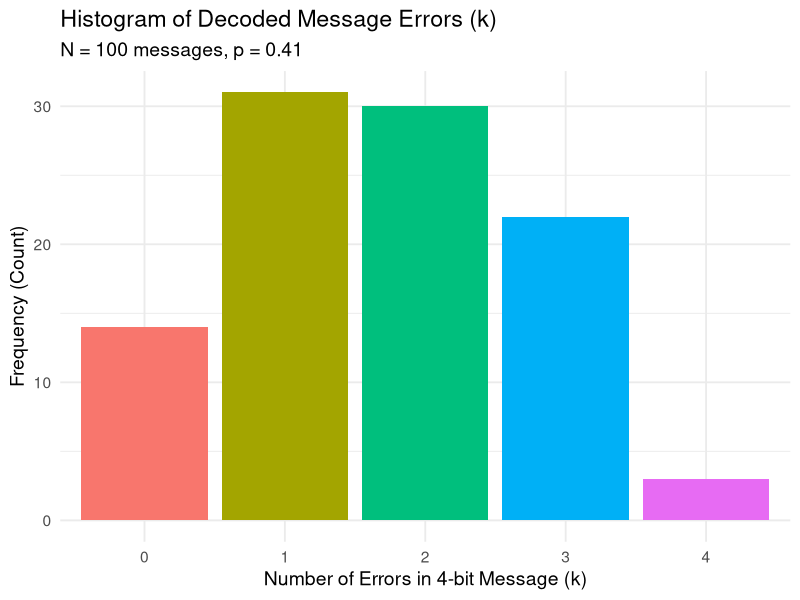
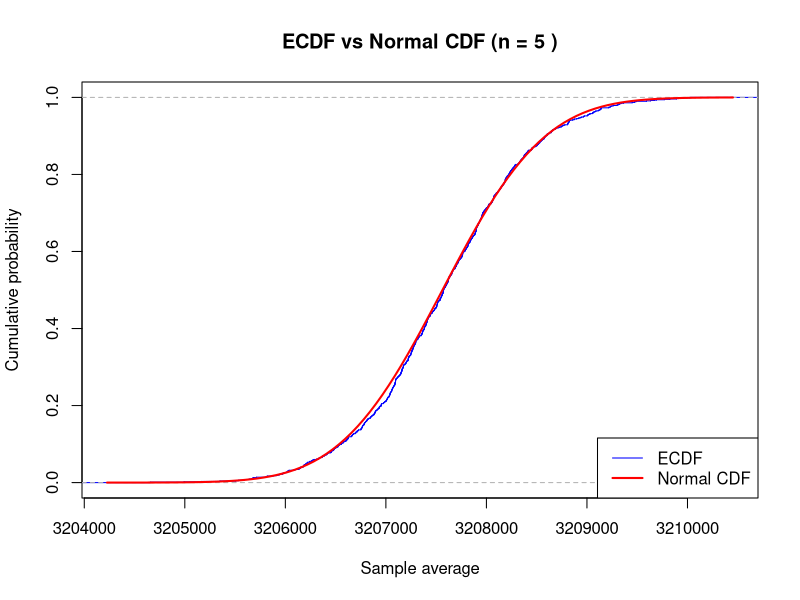
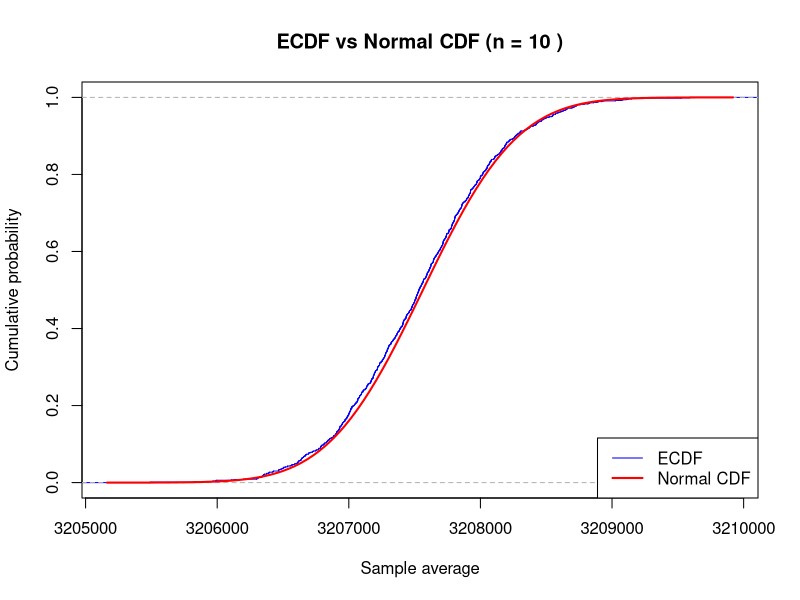
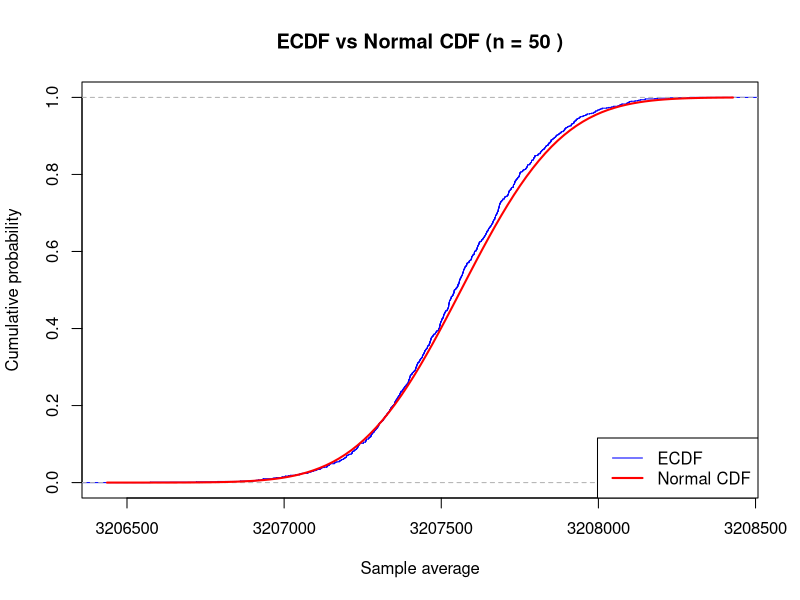
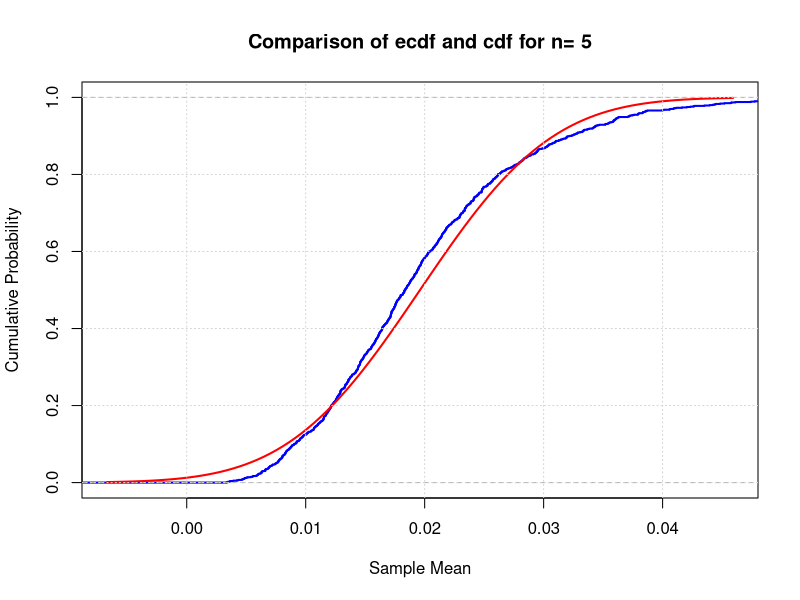
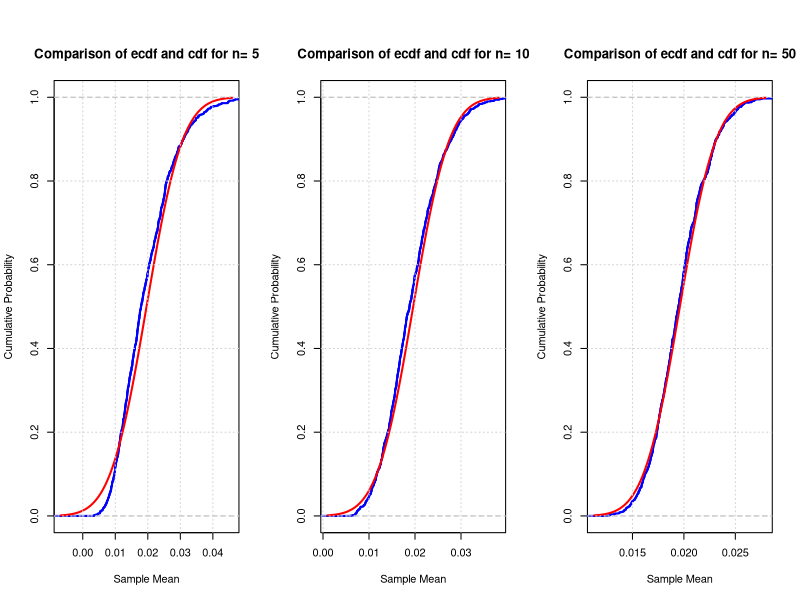
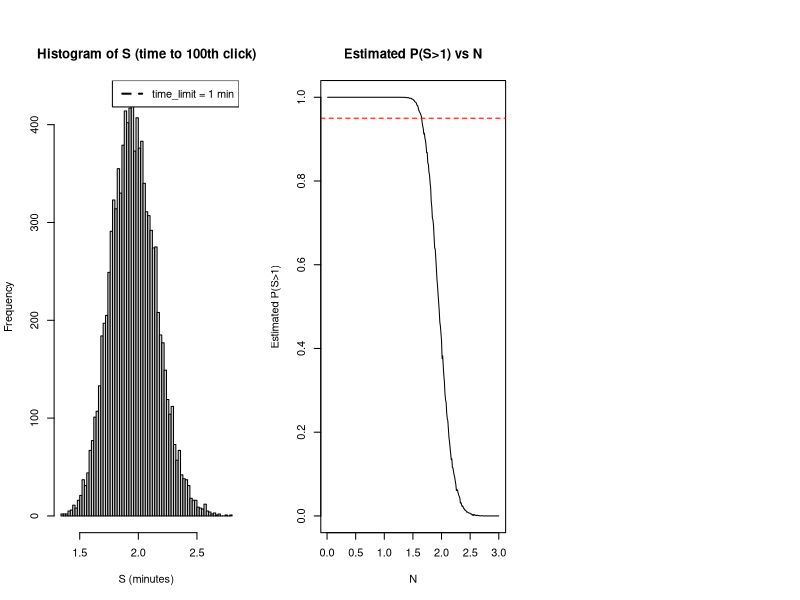
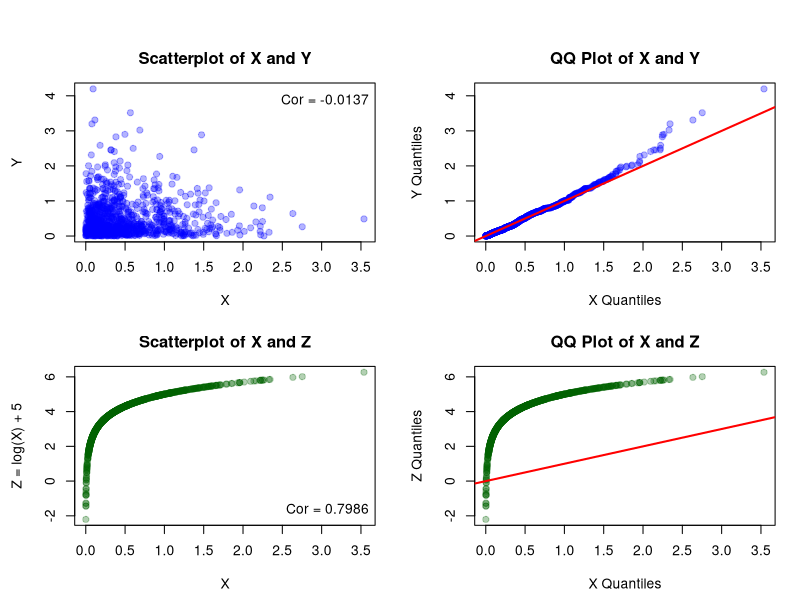

These charts were generated, in order, by the following R code:
## ---- chunk 1
# your team id number 
id <- 41                   ### 40 + team number (1) = 41, as Maksym Zhuk suggested

set.seed(id)
p <- id/100
# matrices G and H
G <- matrix(c(1, 1, 1, 0, 0, 0, 0,
		1, 0, 0, 1, 1, 0, 0,
		0, 1, 0, 1, 0, 1, 0,
		1, 1, 0, 1, 0, 0, 1), nrow = 4, byrow = TRUE)
H <- t(matrix(c(1, 0, 1, 0, 1, 0, 1,
		0, 1, 1, 0, 0, 1, 1,
		0, 0, 0, 1, 1, 1, 1), nrow = 3, byrow = TRUE))
# cat("The matrix G is: \n") 
#G  
#cat("The matrix H is: \n") 
#H
#cat("The product GH must be zero: \n")
#(G%*%H) %%2
## ---- chunk 2
# generate N messages
set.seed(id)
message_generator <- function(N) {
  matrix(sample(c(0,1), 4*N, replace = TRUE), nrow = N)
}

N = 100

messages <- message_generator(N)
codewords <- (messages %*% G) %% 2
## ---- chunk 3
set.seed(id)
errors <- matrix(rbinom(N * 7, size = 1, prob = p), nrow = N)
received <- (codewords + errors) %% 2
## ---- chunk 4
syndrome_vector <- (received %*% H) %% 2

errors_positions <- syndrome_vector[, 1] + 
                   2 * syndrome_vector[, 2] + 
                   4 * syndrome_vector[, 3]

corrected <- received

index_matrix <- cbind(which(errors_positions > 0), 
                      errors_positions[which(errors_positions > 0)])

corrected[index_matrix] <- (corrected[index_matrix] + 1) %% 2
## ---- chunk 5
message_restored <- corrected[, c(3, 5, 6, 7)]

errors_per_row <- rowSums(abs(messages - message_restored))

num_correct_messages <- sum(errors_per_row == 0)

p_hat <- num_correct_messages / N

print(paste("Total messages simulated (N):", N))
print(paste("Total messages correctly restored:", num_correct_messages))
print(paste("Estimated probability (p-hat) of correct transmission:", p_hat))
## ---- chunk 6
N_bound = p_hat*(1-p_hat) * (1.96/0.03)^2
print(paste("N >=", N_bound))
## ---- chunk 7
library(ggplot2)

errors_factor <- factor(errors_per_row, levels = 0:4)

plot_data <- data.frame(errors = errors_factor)

ggplot(plot_data, aes(x = errors, fill = errors)) +
  geom_bar(show.legend = FALSE) +
  scale_y_continuous(labels = scales::comma) + # Format y-axis labels
  labs(
    title = paste("Histogram of Decoded Message Errors (k)"),
    subtitle = paste("N =", format(N, scientific = FALSE), "messages, p =", p),
    x = "Number of Errors in 4-bit Message (k)",
    y = "Frequency (Count)"
  ) +
  theme_minimal(base_size = 14)
## ---- chunk 8

calculate_poisson_param <- function(team_id, molar_mass_Cs137) {
  N_A <- 6.022e23       # Avogadro
  T_years <- 30.1       # Half-life
  seconds_per_year <- 365.25 * 24 * 60 * 60
  T_seconds <- T_years * seconds_per_year
  m <- team_id * 1e-6
  M <- molar_mass_Cs137
  lambda_activity <- log(2) / T_seconds
  N_atoms <- (m / M) * N_A
  mu <- N_atoms * lambda_activity # Poisson
  return(mu)
}




generate_sample_means <- function(mu, n, K) {

  all_decays <- rpois(n * K, lambda = mu)

  decay_matrix <- matrix(all_decays, nrow = n, ncol = K)
  sample_means <- colMeans(decay_matrix)

  cat(sprintf("Average (K=%d, n=%d): %.4f\n", K, n, mean(sample_means)))

  return(sample_means)
}




plot_cdfs <- function(sample_means, mu, n) {

  mean_normal <- mu
  sd_normal <- sqrt(mu / n)


  ecdf_s <- ecdf(sample_means)

  plot(ecdf_s,
       main = paste("ECDF vs Normal CDF (n =", n, ")"),
       xlab = "Sample average",
       ylab = "Cumulative probability",
       col = "blue",
       verticals = TRUE,
       do.points = FALSE)

  curve(pnorm(x, mean = mean_normal, sd = sd_normal),
        add = TRUE,
        col = "red",
        lwd = 2)

  legend("bottomright", legend = c("ЕCDF", "Normal CDF"),
         col = c("blue", "red"), lty = 1, lwd = c(1, 2))
}



calculate_max_cdf_diff <- function(sample_means, mu, n) {
  mean_normal <- mu
  sd_normal <- sqrt(mu / n)

  ks_result <- ks.test(sample_means + runif(length(sample_means), -1e-6, 1e-6),
                     "pnorm", mean = mean_normal, sd = sd_normal)


  max_diff <- ks_result$statistic

  cat(sprintf("  Max diff CDF (D=%.4f) для n=%d)\n", max_diff, n))
  return(max_diff)
}





calculate_theoretical_n_bounds <- function(mu, critical_sum, probability_threshold) {

  # Марков
  n_markov <- floor((1 - probability_threshold) * critical_sum / mu)

  # Чернов
  a_ch <- mu
  b_ch <- 1.645 * sqrt(mu)
  c_ch <- -critical_sum
  delta_ch <- b_ch^2 - 4 * a_ch * c_ch
  if (delta_ch < 0) {
    n_chernoff <- 0
  } else {

    sqrt_n_chernoff <- (-b_ch + sqrt(delta_ch)) / (2 * a_ch)
    n_chernoff <- floor(sqrt_n_chernoff^2)
  }


  # CLT
  z_score_clt <- qnorm(probability_threshold)
  a_clt <- mu
  b_clt <- z_score_clt * sqrt(mu)
  c_clt <- -critical_sum
  delta_clt <- b_clt^2 - 4 * a_clt * c_clt
   if (delta_clt < 0) {
    n_clt <- 0
  } else {
    sqrt_n_clt <- (-b_clt + sqrt(delta_clt)) / (2 * a_clt)
    n_clt <- floor(sqrt_n_clt^2)
   }


  return(list(markov = n_markov, chernoff = n_chernoff, clt = n_clt))
}




generate_sample_sums <- function(mu, n, K) {
  sample_sums <- replicate(K, sum(rpois(n, lambda = mu)))

  return(sample_sums)
}




run_simulation_analysis <- function(mu, n_values, K, critical_sum) {

  results_clt <- list()

  for (n in n_values) {
    cat(sprintf("n: %d\n", n))
  

    sample_means <- generate_sample_means(mu, n, K)
    plot_cdfs(sample_means, mu, n)
    max_diff <- calculate_max_cdf_diff(sample_means, mu, n)

    results_clt[[as.character(n)]] <- list(max_diff = max_diff)
    cat(sprintf("  max_diff CDF n=%d: %.4f\n", n, max_diff))
  }


  theoretical_bounds <- calculate_theoretical_n_bounds(mu, critical_sum, 0.95)
  n_clt <- theoretical_bounds$clt
  cat(sprintf("  Theoretical bounds n: Марков=%.0f, Чернов=%.0f, CLT=%.0f\n",
              theoretical_bounds$markov, theoretical_bounds$chernoff, n_clt))
  

  n_target <- floor(n_clt)
  if (is.finite(n_target) && n_target > 0) {
    cat(sprintf("n: ", n_target))


    sums_s <- generate_sample_sums(mu, n_target, K)

    empirical_prob <- sum(sums_s < critical_sum) / K
    cat(sprintf("  Empirical prob (sum %.0e) = %.4f (for n=%d)\n", critical_sum, empirical_prob, n_target))

    cat(sprintf("  Empirical prob %.4f %s is close to 0.95.\n",
                empirical_prob, ifelse(abs(empirical_prob - 0.95) < 0.02, "is", "isn't")))
  } else {
    cat("Err")
  }

}









my_team_id <- 1
molar_mass_cesium137 <- 137

calculated_mu <- calculate_poisson_param(team_id = my_team_id,
                                        molar_mass_Cs137 = molar_mass_cesium137)



run_simulation_analysis(mu = calculated_mu,
                        n_values = c(5, 10, 50),
                        K = 1000,
                        critical_sum = 8e8)



## ---- chunk 9
nu1 <- 51
K <- 1e3
n <- 5
sample_means <- colMeans(matrix(rexp(n*K, rate = nu1), nrow = n))
## ---- chunk 10
calc_sample_means<- function(n, K, nu1){
  mu <- 1/nu1
  sigma <- 1/(nu1 * sqrt(n))
  sample_means <- colMeans(matrix(rexp(n*K, rate = nu1), nrow = n))
  return(list(
    sample_means = sample_means,
    mu = mu,
    sigma = sigma,
    n = n
  ))
}
## ---- chunk 11
plot_comparison <- function(result) {
  sample_means <- result$sample_means
  mu <- result$mu
  sigma <- result$sigma
  n <- result$n
  
  xlims <- c(mu-3*sigma,mu+3*sigma)
  Fs <- ecdf(sample_means)
  
  plot(Fs, 
       xlim = xlims, 
       col = "blue",
       lwd = 2,
       main = paste("Comparison of ecdf and cdf for n=", n),
        xlab = "Sample Mean",
       ylab = "Cumulative Probability")
      
  curve(pnorm(x, mean = mu, sd = sigma), col = "red", lwd = 2, add = TRUE)
  grid()
}
plot_comparison(calc_sample_means(n, K, nu1))
  
## ---- chunk 12
calculate_max_difference <- function(result) {
  sample_means <- result$sample_means
  mu <- result$mu
  sigma <- result$sigma
  
  ks_test <- ks.test(sample_means, "pnorm", mean = mu, sd = sigma)
  
  max_diff <- ks_test$statistic
  p_value <- ks_test$p.value
  
  return(list(
    max_diff = max_diff,
    p_value = p_value
  ))
}
calculate_max_difference(calc_sample_means(n, K, nu1))


## ---- chunk 13
par(mfrow = c(1, 3), mar = c(5, 4, 4, 2) + 0.1, oma = c(0, 0, 2, 0))
n_values <- c(5, 10, 50)
results <- list()
for (i in 1:length(n_values)) {
  n <- n_values[i]
  cat("Analysis for n =", n, "\n")
  result <- calc_sample_means(n, K, nu1)
  results[[i]] <- result
  
  cat("Parameters of normal approximation:\n")
  cat("  mu (mean) =", result$mu, "\n")
  cat("  sigma (std dev) =", result$sigma, "\n\n")
  plot_comparison(result)
  diff_result <- calculate_max_difference(result)
  cat("Maximum difference (KS statistic):", diff_result$max_diff, "\n")
  cat("KS test p-value:", diff_result$p_value, "\n\n")
}
## ---- chunk 14
nu1 <- 51
n_clicks <- 100
time_limit <- 1 
desired_prob <- 0.95


N_markov <- 4.95/51
cat("  N_Markov <=", floor(N_markov), "\n\n")


chernoff_bound <- function(N_val, nu1, alpha = 0.05) {
  nu <- nu1 * N_val
  mu <- 100 / nu
  
  if (mu >= 1) {
    return(1) 
  }
  
  t_star <- nu - 100
  
  if (t_star <= 0) {
    return(1)
  }
  
  bound <- (nu / (nu - t_star))^100 * exp(-t_star * 1)
  return(bound)
}

N_test <- seq(1, 50, by = 0.1)
chernoff_bounds <- sapply(N_test, function(N) chernoff_bound(N, nu1, 0.05))
N_chernoff <- max(N_test[chernoff_bounds <= 0.05])
cat("  N_Chernoff <=", floor(N_chernoff), "\n")


z_005 <- qnorm(0.05)
nu_max_clt <- 100 + 10 * z_005
N_clt <- nu_max_clt / nu1

cat("  z_0.05 =", round(z_005, 4), "\n")
cat("  nu_max =", round(nu_max_clt, 4), "\n")
cat("  N_CLT <=", floor(N_clt), "\n\n")


find_exact_N <- function(nu1, alpha = 0.05, time_limit = 1) {
  N_lower <- 0
  N_upper <- 2
  while (N_upper < 10) {
    nu_test <- nu1 * N_upper
    prob_test <- pgamma(time_limit, shape = 100, rate = nu_test)
    
    if (is.nan(prob_test) || prob_test <= alpha) {
      break
    }
    N_upper <- N_upper + 0.5
  }
  
  tolerance <- 0.001
  while (N_upper - N_lower > tolerance) {
    N_mid <- (N_lower + N_upper) / 2
    nu_mid <- nu1 * N_mid
    prob <- pgamma(time_limit, shape = 100, rate = nu_mid)
    
    # Handle NaN cases
    if (is.nan(prob)) {
      N_upper <- N_mid
    } else if (prob <= alpha) {
      N_lower <- N_mid
    } else {
      N_upper <- N_mid
    }
  }
  
  return(N_lower)
}

N_exact <- find_exact_N(nu1, 0.05, 1)
cat("  N_exact =", floor(N_exact), "\n\n")


results_df <- data.frame(
  Method = c("Markov Inequality", "Chernoff Bound", "Central Limit Theorem", "Exact (Gamma)"),
  N_max = floor(c(N_markov, N_chernoff, N_clt, N_exact)),
  nu_max = floor(c(N_markov, N_chernoff, N_clt, N_exact)) * nu1,
  Type = c("Very Conservative", "Conservative", "Good Approximation", "Optimal")
)

print(results_df)



N_predicted <- floor(N_clt)
nu_predicted <- nu1 * N_predicted
K <- 10000  # number of simulations

cat("Using N =", N_predicted, "(from CLT)\n")
cat("Thus nu =", nu_predicted, "\n")
cat("Running", K, "simulations...\n\n")

# Simulate K times
set.seed(123)  # for reproducibility
simulate_clicks <- function(nu, n_clicks, K) {
  # Generate all samples at once for efficiency
  all_samples <- rexp(n_clicks * K, rate = nu)
  sample_matrix <- matrix(all_samples, nrow = n_clicks)
  
  # Sum each column to get S values
  S_samples <- colSums(sample_matrix)
  
  return(S_samples)
}

S_samples <- simulate_clicks(nu_predicted, n_clicks, K)

## ---- chunk 15
est_prob_safe <- mean(S_samples > time_limit)
se <- sqrt(est_prob_safe * (1 - est_prob_safe) / K)
z95 <- qnorm(0.975)
ci_lower <- est_prob_safe - z95 * se
ci_upper <- est_prob_safe + z95 * se
ci_lower <- max(0, ci_lower)
ci_upper <- min(1, ci_upper)

cat("Simulation results (K =", K, "):\n")
cat("  Estimated P(S > ", time_limit, ") =", signif(est_prob_safe, 5), "\n")
cat("  95% CI = [", signif(ci_lower,5), ",", signif(ci_upper,5), "]\n")
cat("  Desired prob =", desired_prob, "\n\n")

if (est_prob_safe >= desired_prob) {
  cat("  -> Safety not reached, estimate >= ", desired_prob, ")\n")
} else {
  cat("  -> Safety not reached, estimate < ", desired_prob, ")\n")
}
num_safe <- sum(S_samples > time_limit)
cat("  Safe cases:", num_safe, "із", K, "\n\n")

hist(S_samples, breaks = 80, main = "Histogram of S (time to 100th click)",
     xlab = "S (minutes)")
abline(v = time_limit, lwd = 2, lty = 2)
legend("topright", legend = paste0("time_limit = ", time_limit, " min"), lty = 2, lwd = 2)

find_simulated_N <- function(nu1, target_prob = 0.95, n_clicks = 100, time_limit = 1, K = 5000) {
  N_vals <- seq(0.01, 3, by = 0.01)
  probs <- numeric(length(N_vals))
  
  for (i in seq_along(N_vals)) {
    nu <- nu1 * N_vals[i]
    S_samples <- colSums(matrix(rexp(n_clicks * K, rate = nu), nrow = n_clicks))
    probs[i] <- mean(S_samples > time_limit)
  }
  
  df <- data.frame(N = N_vals, prob_safe = probs)
  best <- df[which.min(abs(df$prob_safe - target_prob)), ]
  cat("N giving P(S>1) ≈", target_prob, "is about", round(best$N, 3), "\n")
  return(df)
}

sim_df <- find_simulated_N(nu1 = 51, target_prob = 0.95)
plot(sim_df$N, sim_df$prob_safe, type = "l", main = "Estimated P(S>1) vs N",
     xlab = "N", ylab = "Estimated P(S>1)")
abline(h = 0.95, col = "red", lty = 2)

## ---- chunk 16
    mu <- id
    sigma <- sqrt(2*id+7)
    N <- 100

    # YOUR CODE HERE
    x_vals <- rnorm(N, mean = mu, sd = sigma)
    y_vals <- 1 / x_vals

    mean_x <- mean(x_vals)
    val1 <- 1 / mean_x

    val2 <- mean(y_vals)

    print(paste("μ =", mu, "and σ^2 =", sigma^2))
    print(paste("1 / X_bar (1/mean(X)):", val1))
    print(paste("Y_bar (mean(Y) or mean(1/X)):", val2))
## ---- chunk 17
    # YOUR CODE HERE
    N <- 1000
    lambda <- 2
    set.seed(41)

    x <- rexp(N, rate = lambda)
    y <- rexp(N, rate = lambda)

    z <- log(x) + 5

    par(mfrow = c(2, 2), mar = c(4.5, 4.5, 3, 1.5))

    plot(x, y, main = "Scatterplot of X and Y",
         xlab = "X", ylab = "Y",
         pch = 19, col = alpha("blue", 0.3))
    cor_xy <- cor(x, y)
    legend("topright", legend = paste("Cor =", round(cor_xy, 4)), bty = "n")

    qqplot(x, y, main = "QQ Plot of X and Y",
           xlab = "X Quantiles", ylab = "Y Quantiles",
           pch = 19, col = alpha("blue", 0.3))
    abline(0, 1, col = "red", lwd = 2)

    plot(x, z, main = "Scatterplot of X and Z",
         xlab = "X", ylab = "Z = log(X) + 5",
         pch = 19, col = alpha("darkgreen", 0.3))
    cor_xz <- cor(x, z)
    legend("bottomright", legend = paste("Cor =", round(cor_xz, 4)), bty = "n")

    qqplot(x, z, main = "QQ Plot of X and Z",
           xlab = "X Quantiles", ylab = "Z Quantiles",
           pch = 19, col = alpha("darkgreen", 0.3))
    abline(0, 1, col = "red", lwd = 2)
      
    par(mfrow = c(1, 1))
## ---- chunk 18
    n_trials <- 3
    p_success <- 0.5
    N <- 100
    set.seed(id)

    x_realizations <- rbinom(N, size = n_trials, prob = p_success)

    sample_mean_x <- mean(x_realizations)
    sample_variance_x <- var(x_realizations) # uses the same formula Var(x) = sum((xi-mean)^2)/(n-1)

    print(paste("Theoretical E(X):", 1.5))
    print(paste("Sample Mean (X-bar):", sample_mean_x))

    print(paste("Theoretical Var(X):", 0.75))
    print(paste("Sample Variance (s^2):", sample_variance_x))
## ---- chunk 19
    N = 100000
    set.seed(id)
    x_realizations <- rbinom(N, size = n_trials, prob = p_success)

    sample_mean <- mean(x_realizations)
    sample_variance <- var(x_realizations) # uses the same formula Var(x) = sum((xi-mean)^2)/(n-1)

    print(paste("Theoretical E(X):", 1.5))
    print(paste("Sample Mean (X-bar):", sample_mean))

    print(paste("Theoretical Var(X):", 0.75))
    print(paste("Sample Variance (s^2):", sample_variance))
## ---- chunk 20
    # YOUR CODE HERE
    n_trials <- 3
    p_success <- 0.5
    N <- 100
    set.seed(id)

    x_realizations <- rbinom(N, size = n_trials, prob = p_success)

    y_realizations <- 0.5 * x_realizations - 1

    sample_mean_y <- mean(y_realizations)

    sample_variance_y <- var(y_realizations)

    print(paste("Theoretical E(Y):", -0.25))
    print(paste("Sample Mean (Y-bar):", sample_mean_y))

    print(paste("Theoretical Var(Y):", 0.1875))
    print(paste("Sample Variance (s^2):", sample_variance_y))
## ---- chunk 21
    transfomed_y_mean = 0.5*sample_mean_x - 1
    transformed_y_variance = 0.25*sample_variance_x

    print(paste("Sample mean y calculated:", sample_mean_y))
    print(paste("Sample mean y transformed:", transfomed_y_mean))
    print(paste("Sample variance y calculated:", sample_variance_y))
    print(paste("Sample mean y transformed:", transformed_y_variance))
